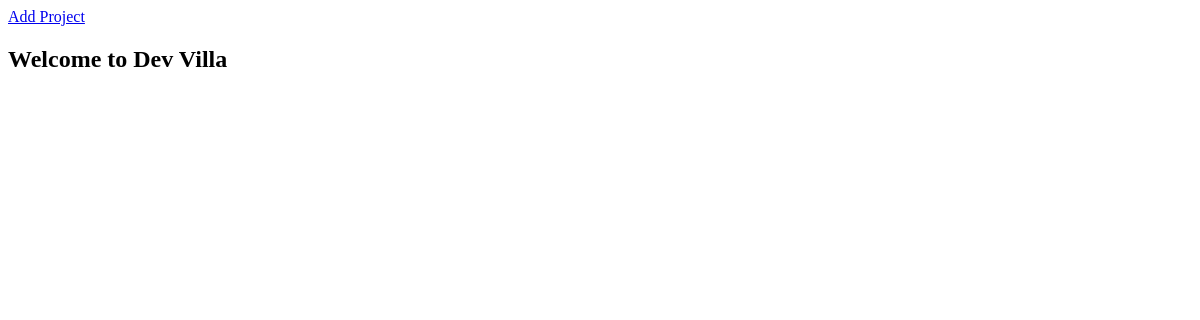
The app's page /, older data.
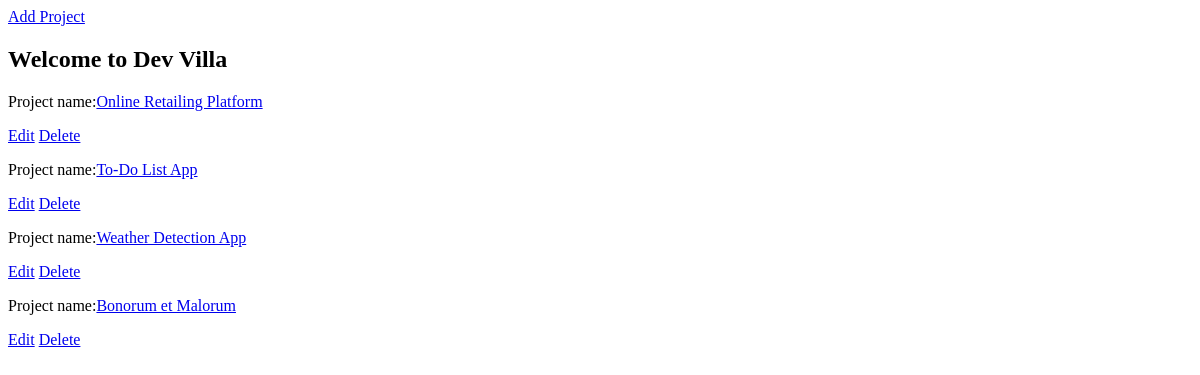
The same page, newer data.
### projects/models.py (models this page shows, shortened)
class Project(models.Model):
    title = models.CharField(max_length=200)
    desc = models.TextField(null=True, blank=True)
    demo_link = models.CharField(max_length=2000, blank=True, null=True)
    source_link = models.CharField(max_length=23000, null=True, blank=True)
    tags = models.ManyToManyField('Tag', blank=True)
    vote_total = models.IntegerField(default=0, null=True, blank=True)
    vote_ratio = models.IntegerField(default=0, null=True, blank=True)
    created = models.DateTimeField(auto_now_add=True)
    id = models.UUIDField(default=uuid.uuid4, unique=True, primary_key=True, editable=False)

### projects/views.py (the view)
# urls.py: 2. Add a URL to urlpatterns:  path('', views.home, name='home')
def home(request):
    projects = Project.objects.all()
    context = {'project':projects}
    return render(request,'projects/index.html', context)

### projects/templates/projects/index.html
{% extends 'base.html' %}
{% block content %}
<h2>Welcome to Dev Villa</h2>
{% for item in project %}
 <p> Project name:<a href="{% url 'projects:single_project' item.id %}">{{ item.title }} </a>   </p>
     <a href="{% url 'projects:update_project' item.id %}">Edit</a>
     <a href="{% url 'projects:delete_project' item.id %}">Delete</a>
{% endfor %}
{% endblock %}

### templates/base.html
{% load static %}
<div class="container">
<a href="{% url 'projects:new_project' %}">Add Project</a>
{% block content %}
{% endblock %}
</div>

Row changes from the older to the newer data that the page shows:
added Project: title "Online Retailing Platform"
added Project: title "To-Do List App"
added Project: title "Weather Detection App"
added Project: title "Bonorum et Malorum"
